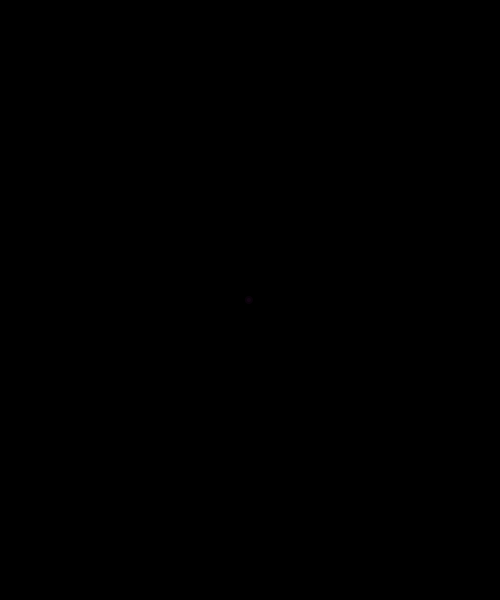
Frame 1 (no input)
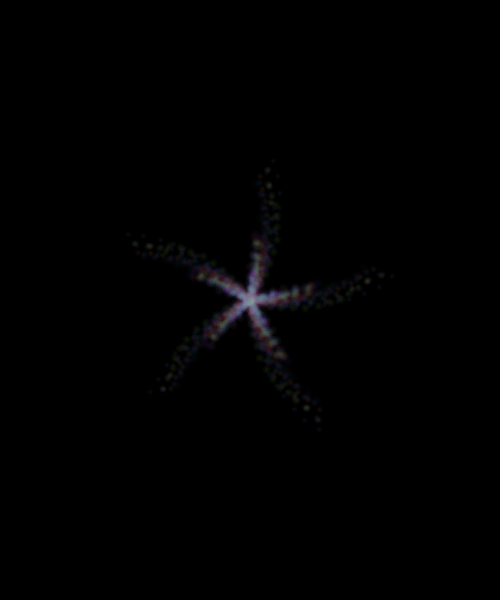
Frame 60 (the mouse pressed at the canvas centre just before this capture)
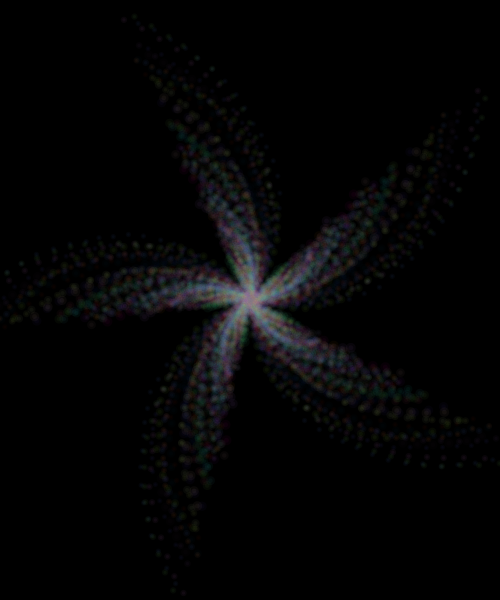
Frame 120 (the mouse held since frame 60 and released just before this capture)

The Processing sketch that drew these frames (run headless with seeded random() and noise(); from frame 60 on, the mouse is pressed at the canvas centre):

// Processing sketch: day5_07_bouncingBalls_objects_arrayList_use1
// ── day5_07_bouncingBalls_objects_arrayList_use1.pde
// Array vs. ArrayList

// Array
// Ball[] balls = new Ball[300];
// ArrayList
// ArrayList<DataType> arrayName = new ArrayList<DataType>();

// Array                    ArrayList
// array.length             array.size()
// array[index]             array.get(i)
// arr[index] = new Obj();  array.add( new Obj() );

ArrayList<Ball> balls = new ArrayList<Ball>();


void setup() {
  size(500, 600);
  background(0);
}


void draw() {
  //background(0);

  //if (mousePressed) {
  translate(width/2, height/2);
  rotate(radians(71.5)*frameCount);
  balls.add( new Ball(0, 0) ); // add one element(object to the arrayList
  //}

  for (int i=0; i<balls.size(); i++) {
    Ball b = balls.get(i); // get one element from the arrayList
    b.move();
    b.zigzag();
    //b.reappear();
    b.display();
  }
}











class Ball {
  float x, y;
  float xSpd, ySpd;
  float size;
  float r, g, b;
  Ball(float _x, float _y) {
    x = _x;
    y = _y;
    size = random(5, 10);
    xSpd = 0;//random(-0.1, 0.1);
    ySpd = random(0.5, 3);
    r = random(255);
    g = random(255);
    b = random(255);
  }
  void display() {
    noStroke();
    fill(r, g, b, 10);
    ellipse(x, y, size, size);
    ellipse(x, y, size/2, size/2);
  }
  void move() {
    x += xSpd;
    y += ySpd;
  }
  void zigzag() {
    x += random(-1, 1);
    y += random(-1, 1);
  }
  void reappear() {
    if (x < 0) {
      x = width;
    } else if (x > width) {
      x = 0;
    }
    if (y < 0) {
      y = height;
    } else if (y > height) {
      y = 0;
    }
  }
}
